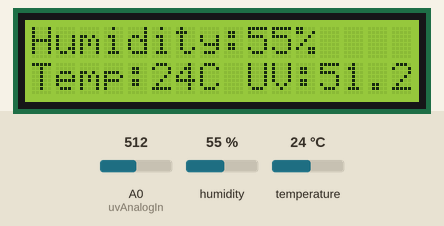
Simulated run of this program. Board: Arduino Uno, built with avr-gcc and run on an emulated ATmega328P. On the bench: 16×2 character LCD. The test bench sets the inputs (shaded band); at power-on: humidity 55 %, A0 (uvAnalogIn) = 512, temperature 24 °C. What the program prints to the serial monitor is not drawn.

Above: at 4.2 s.
4.3 s: humidity set to 22 %
At 7.4 s:
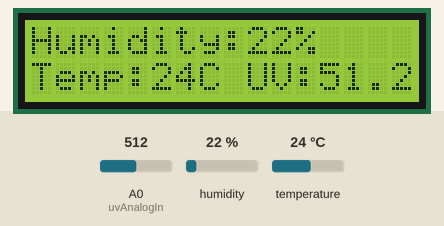
7.7 s: A0 (uvAnalogIn) set to 107
At 10.0 s:
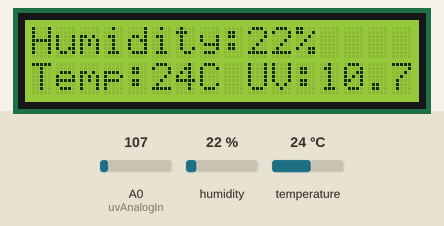
10.8 s: A0 (uvAnalogIn) set to 90
At 13.7 s:
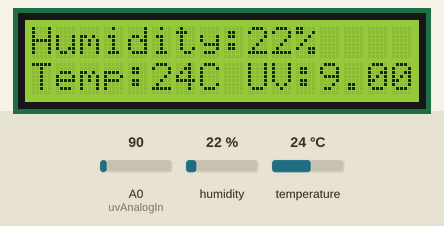
14.0 s: temperature set to 12 °C
At 16.2 s:
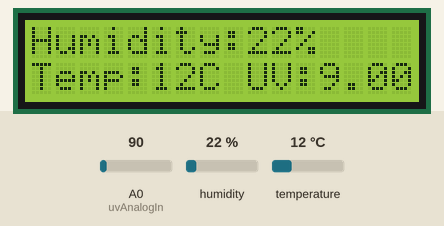
17.1 s: humidity set to 40 %
At 19.8 s:
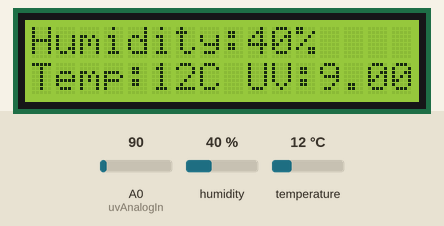
Timing chart, 0 to 21.3 s (numbered marks = the images above; inputs shaded):
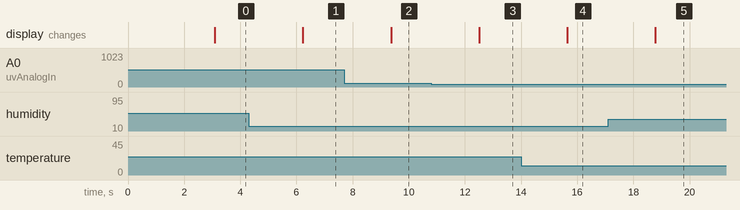

The program:

main.cpp
```cpp
/**
  Reads data from a DHT11 sensor, displays it on an LCD screen and at the same time
  sends it through pins 2 and 3 to a connected ESP8266 ESP-01 WiFi module
  @author MecaHumArduino
  @version 3.0
*/

#include <DHT.h>
#include <Arduino.h>
#include <ArduinoJson.h> // https://github.com/bblanchon/ArduinoJson (use v6.xx)
#include <LiquidCrystal.h>
#include <SoftwareSerial.h>

#define DEBUG true

#define DHT_PIN 4 // pin connected to data pin of DHT11
#define DHT_TYPE DHT11  // Type of the DHT Sensor, DHT11/DHT22
int uvAnalogIn = A0;

// initialize the library with the numbers of the interface pins
LiquidCrystal lcd(7, 8, 9, 10, 11, 12);

DHT temperatureSensor(DHT_PIN, DHT_TYPE);

// ESP TX => Uno Pin 2
// ESP RX => Uno Pin 3
SoftwareSerial wifi(2, 3);

// **************
String sendDataToWiFiBoard(String command, const int timeout, boolean debug);
String prepareDataForWiFi(float humidity, float temperature, float heatIndex, float uvIndex);
void setup();
void loop();
// **************

/**
 * Build and return a JSON document from the sensor data
 * @param humidity
 * @param temperature
 * @param heatIndex
 * @return
 */
String prepareDataForWiFi(float humidity, float temperature, float heatIndex, float uvIndex)
{
  StaticJsonDocument<200> doc;

  doc["humidity"]    = String(humidity);
  doc["temperature"] = String(temperature);
  doc["heat_index"]  = String(heatIndex);
  doc["uv_index"]    = String(uvIndex);

  char jsonBuffer[512];
  serializeJson(doc, jsonBuffer);

  return jsonBuffer;
}

/**
 * Send data through Serial to ESP8266 module
 * @param command
 * @param timeout
 * @param debug
 * @return
 */
String sendDataToWiFiBoard(String command, const int timeout, boolean debug)
{
  String response = "";

  wifi.print(command); // send the read character to the esp8266

  long int time = millis();

  while((time+timeout) > millis()) {
    while(wifi.available()) {
      // The esp has data so display its output to the serial window
      char c = wifi.read(); // read the next character.
      response+=c;
    }
  }

  if (debug) {
    Serial.print(response);
  }

  return response;
}

void setup() {
  // read from GUVA-S12SD
  pinMode(uvAnalogIn, INPUT);

  Serial.begin(9600);
  wifi.begin(9600);

  // set up the LCD's number of columns and rows
  lcd.begin(16, 2);

  // put cursor at the begining of row 0, line 0
  lcd.setCursor(0, 0);

  // display a welcome message
  lcd.print("Temp, Humidity");
  // go to second line
  lcd.setCursor(0, 1);
  lcd.print("and UV Sensor");

  lcd.blink();
  delay(3000);
  lcd.noBlink();
}

void loop() {

  if (DEBUG == true) {
    Serial.print("buffer: ");
    if (wifi.available()) {
      String espBuf;
      long int time = millis();

      while((time+1000) > millis()) {
        while (wifi.available()) {
          // The esp has data so display its output to the serial window
          char c = wifi.read(); // read the next character.
          espBuf += c;
        }
      }
      Serial.print(espBuf);
    }
    Serial.println(" endbuffer");
  }

  // read from DHT11
  temperatureSensor.begin();

  float temperature = temperatureSensor.readTemperature(); // return temperature in °C
  float humidity    = temperatureSensor.readHumidity(); // return humidity in %
  // Compute heat index in Celsius (isFahrenheit = false)
  float heatIndex   = temperatureSensor.computeHeatIndex(temperature, humidity, false);
  float uvIndex     = analogRead(uvAnalogIn);

  // divide by 10: This value will depend on the
  // sensor and the library used, if any
  uvIndex /= 10.0;

  // check whether reading was successful or not
  if (temperature == NAN || humidity == NAN) { // NAN means no available data
    lcd.print("Reading failed.");
  } else {
    // display Humidity on the LCD screen
    lcd.setCursor(0, 0);
    lcd.print("Humidity:");
    lcd.print(String(int(humidity)) + "%  ");

    // display Temperature on the LCD screen
    lcd.setCursor(0, 1);
    lcd.print("Temp:");
    lcd.print(String(int(temperature)) + "C");

    // display UVIndex on the LCD screen
    lcd.print(" UV:");
    lcd.print(String(uvIndex));

    String preparedData = prepareDataForWiFi(humidity, temperature, heatIndex, uvIndex);
    if (DEBUG == true) {
      Serial.println(preparedData);
    }
    sendDataToWiFiBoard(preparedData, 1000, DEBUG);
  }

  delay(2000); // take measurements every 2 sec
}
```

Measured:
- after the input at 4.3 s, the display: changes after 1.9 s (image 1)
- after the input at 7.7 s, the display: changes after 1.7 s (image 2)
- after the input at 10.8 s, the display: changes after 1.7 s (image 3)
- after the input at 14.0 s, the display: changes after 1.6 s (image 4)
- after the input at 17.1 s, the display: changes after 1.7 s (image 5)
